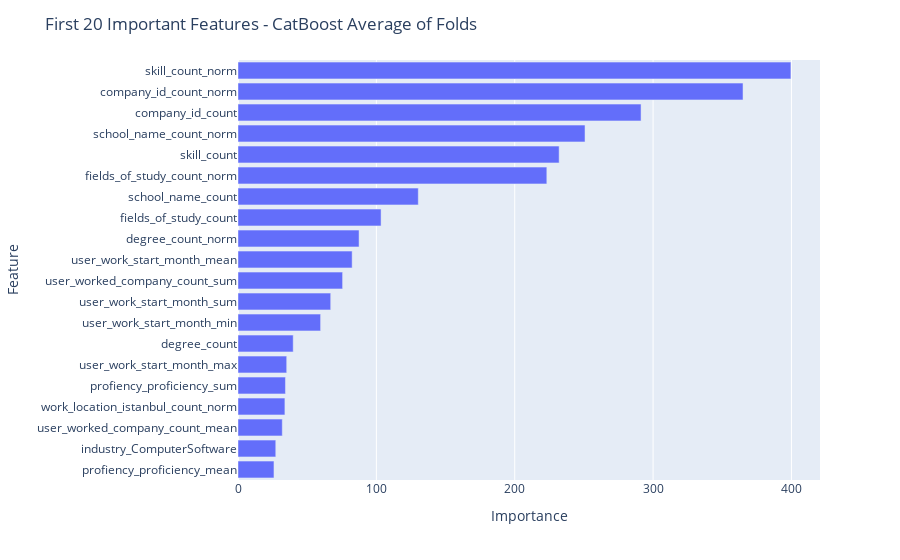

Here is the notebook cell this chart was saved with:
### Code cell
test = pd.read_csv("./test_user_lang_work_skill.csv")
test = test.merge(education_loo_test_agg, on="user_id", how="left")
test.drop(columns=["user_id"],inplace=True)

models = encode_test(education_loo_train_agg)
model_preds = [model.predict(test) for model in models]
model_preds

### Figure 1 — Plotly figure (JSON) as saved in the notebook; plotly's stock layout.template omitted (floating-point values rounded to 4 significant figures)
{"data": [{"alignmentgroup": "True", "hovertemplate": "Importance=%{x}<br>Feature=%{y}<extra></extra>", "legendgroup": "", "marker": {"color": "#636efa", "pattern": {"shape": ""}}, "name": "", "offsetgroup": "", "orientation": "h", "showlegend": false, "textposition": "auto", "type": "bar", "x": [26, 27.3, 32, 33.9, 34.3, 35.2, 39.9, 59.7, 67, 75.6, 82.5, 87.5, 103.4, 130.3, 223.2, 232.1, 250.8, 291.3, 365, 399.6], "xaxis": "x", "y": ["profiency_proficiency_mean", "industry_ComputerSoftware", "user_worked_company_count_mean", "work_location_istanbul_count_norm", "profiency_proficiency_sum", "user_work_start_month_max", "degree_count", "user_work_start_month_min", "user_work_start_month_sum", "user_worked_company_count_sum", "user_work_start_month_mean", "degree_count_norm", "fields_of_study_count", "school_name_count", "fields_of_study_count_norm", "skill_count", "school_name_count_norm", "company_id_count", "company_id_count_norm", "skill_count_norm"], "yaxis": "y"}], "layout": {"barmode": "relative", "legend": {"tracegroupgap": 0}, "margin": {"t": 60}, "title": {"text": "First 20 Important Features - CatBoost Average of Folds"}, "xaxis": {"anchor": "y", "domain": [0, 1], "title": {"text": "Importance"}}, "yaxis": {"anchor": "x", "domain": [0, 1], "title": {"text": "Feature"}}}}
